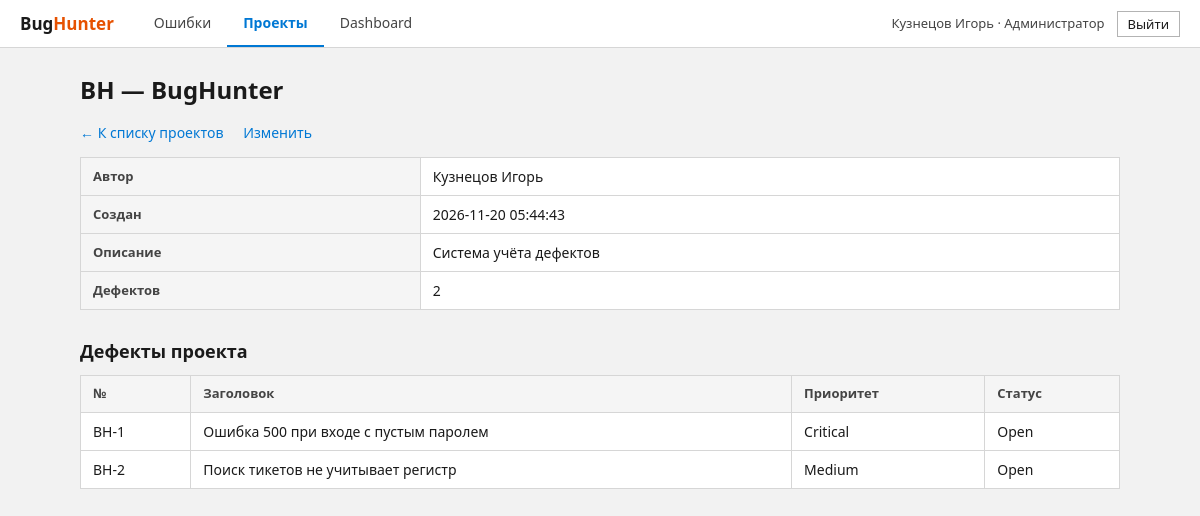
Page /project_view.php?id=1 (signed in) on the earlier database version.
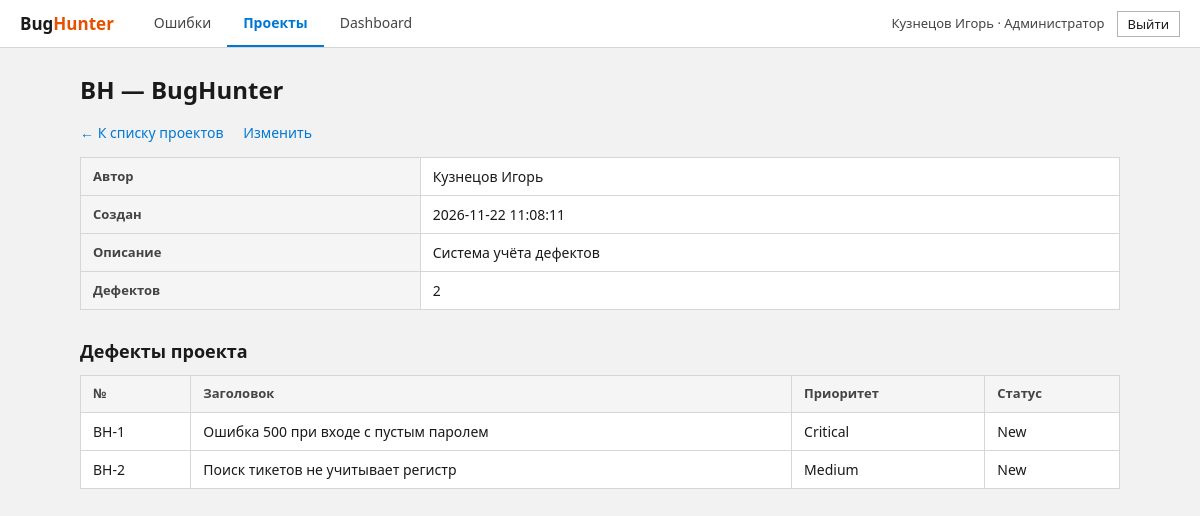
Same page on the later database version.
### tables this page shows
CREATE TABLE projects (
    project_id  INTEGER PRIMARY KEY AUTOINCREMENT,
    code        TEXT    NOT NULL UNIQUE CHECK (length(code) BETWEEN 2 AND 10),
    name        TEXT    NOT NULL,
    lead_id     INTEGER REFERENCES users (user_id) ON DELETE SET NULL,
    created_at  TEXT    NOT NULL DEFAULT CURRENT_TIMESTAMP,
    owner_id    INTEGER REFERENCES users (user_id),
    description TEXT    NOT NULL DEFAULT ''
);

CREATE TABLE bugs (
    bug_id          INTEGER PRIMARY KEY AUTOINCREMENT,
    project_id      INTEGER NOT NULL REFERENCES projects (project_id),
    author_id       INTEGER NOT NULL REFERENCES users (user_id),
    assignee_id     INTEGER REFERENCES users (user_id) ON DELETE SET NULL,
    title           TEXT    NOT NULL CHECK (length(trim(title)) > 0),
    description     TEXT    NOT NULL DEFAULT '',
    steps           TEXT    NOT NULL DEFAULT '',
    expected_result TEXT    NOT NULL DEFAULT '',
    actual_result   TEXT    NOT NULL DEFAULT '',
    priority        TEXT    NOT NULL DEFAULT 'Medium' CHECK (priority IN ('Critical', 'High', 'Medium', 'Low')),
    status          TEXT    NOT NULL DEFAULT 'New' CHECK (status IN ('New', 'Review', 'Confirmed', 'In Progress', 'Fixed', 'Closed', 'Rejected')),
    created_at      TEXT    NOT NULL DEFAULT CURRENT_TIMESTAMP
);

### projects_lib.php (called while the page is built, shortened)
<?php
require_once __DIR__ . '/auth.php';
function findProject(int $id): ?array
{
    $stmt = getPdo()->prepare(
        'SELECT p.project_id, p.code, p.name, p.description, p.owner_id, p.created_at,
                u.full_name AS owner_name,
                (SELECT COUNT(*) FROM bugs b WHERE b.project_id = p.project_id) AS bugs_count
         FROM projects p
         LEFT JOIN users u ON u.user_id = p.owner_id
         WHERE p.project_id = ?'
    );
    $stmt->execute([$id]);
    $project = $stmt->fetch();
    return $project ?: null;
}
function projectFromRequest(): array
{
    $id = filter_input(INPUT_GET, 'id', FILTER_VALIDATE_INT) ?: filter_input(INPUT_POST, 'id', FILTER_VALIDATE_INT);
    $project = $id ? findProject((int) $id) : null;
    return $project;
}
function canManage(array $user, array $project): bool
{
    return $user['role'] === 'admin' || (int) $project['owner_id'] === (int) $user['user_id'];
}
    ?>

### config/database.php (called while the page is built, shortened)
<?php
function getPdo(): PDO
{
    static $pdo = null;
    if ($pdo === null) {
        $pdo = new PDO('sqlite:' . DB_PATH, null, null, [
            PDO::ATTR_ERRMODE            => PDO::ERRMODE_EXCEPTION,
            PDO::ATTR_DEFAULT_FETCH_MODE => PDO::FETCH_ASSOC,
        ]);
        $pdo->exec('PRAGMA foreign_keys = ON');
    }
    return $pdo;
}

### project_view.php (the view, shortened to what this page needs)
<?php
require __DIR__ . '/projects_lib.php';
$me = requireLogin();
$project = projectFromRequest();
$stmt = getPdo()->prepare(
    'SELECT bug_id, title, priority, status FROM bugs WHERE project_id = ? ORDER BY bug_id'
);
$stmt->execute([$project['project_id']]);
$bugs = $stmt->fetchAll();
pageHeader($project['name']);
?>
<h1><?= h($project['code']) ?> — <?= h($project['name']) ?></h1>
<p class="links">
    <a href="projects.php">← К списку проектов</a>
    <?php if (canManage($me, $project)): ?><a href="project_edit.php?id=<?= (int) $project['project_id'] ?>">Изменить</a><?php endif; ?>
</p>
<table class="table">
    <tr><th>Автор</th><td><?= h($project['owner_name'] ?? '—') ?></td></tr>
    <tr><th>Создан</th><td><?= h($project['created_at']) ?></td></tr>
    <tr><th>Описание</th><td><?= nl2br(h($project['description'] !== '' ? $project['description'] : '—')) ?></td></tr>
    <tr><th>Дефектов</th><td><?= (int) $project['bugs_count'] ?></td></tr>
</table>
<h2>Дефекты проекта</h2>
<?php if ($bugs === []): ?>
    <p><em>Дефектов нет.</em></p>
<?php else: ?>
<table class="table">
    <tr><th>№</th><th>Заголовок</th><th>Приоритет</th><th>Статус</th></tr>
    <?php foreach ($bugs as $b): ?>
    <tr>
        <td><?= h($project['code'] . '-' . $b['bug_id']) ?></td>
        <td><?= h($b['title']) ?></td>
        <td><?= h($b['priority']) ?></td>
        <td><?= h($b['status']) ?></td>
    </tr>
    <?php endforeach; ?>
</table>
<?php endif; ?>

Differences in the rows shown:
changed projects "BH": created_at "2026-11-20 05:44:43" → "2026-11-22 11:08:11"
changed bugs "BH-1": status "Open" → "New"
changed bugs "BH-2": status "Open" → "New"
